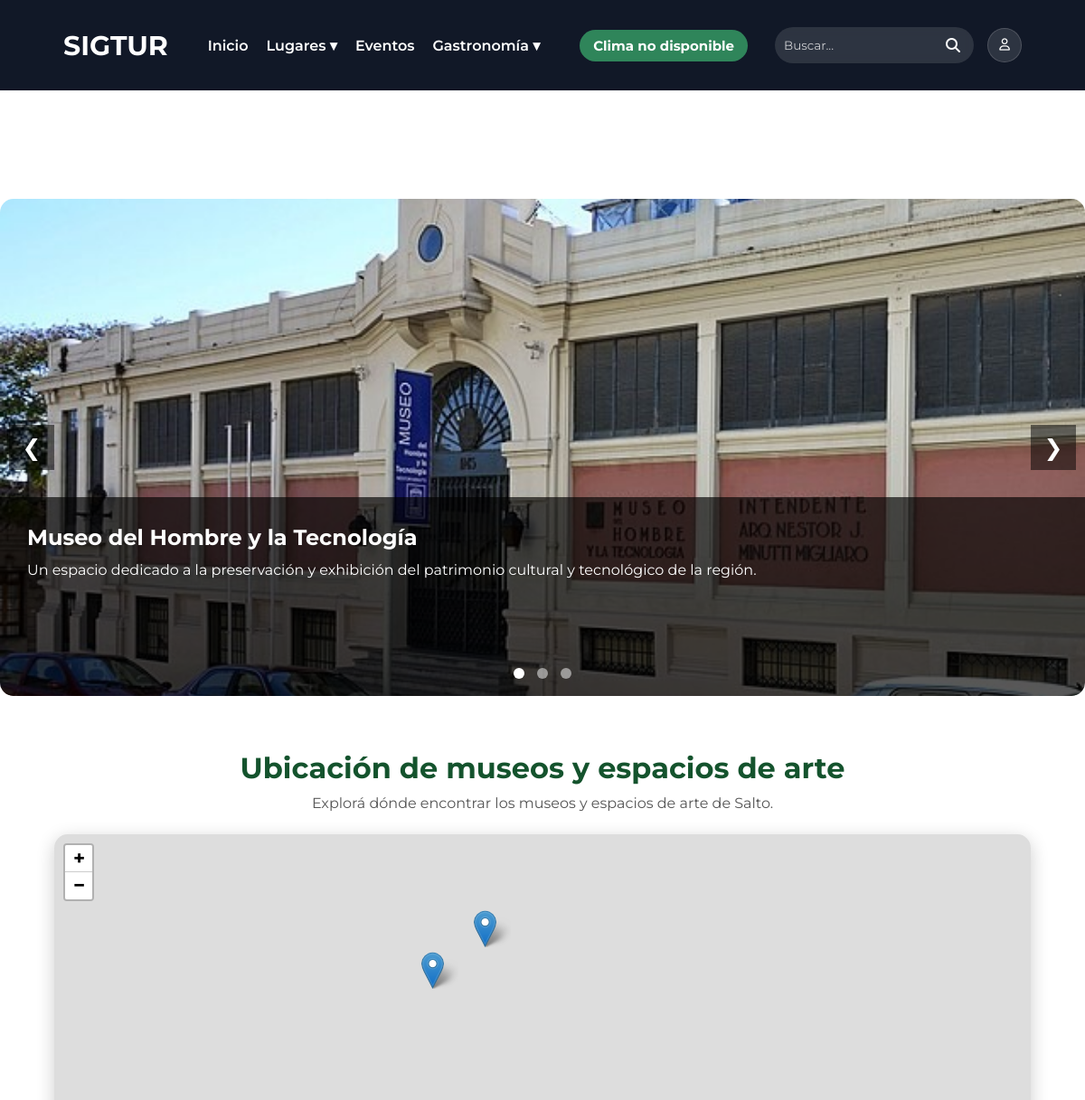
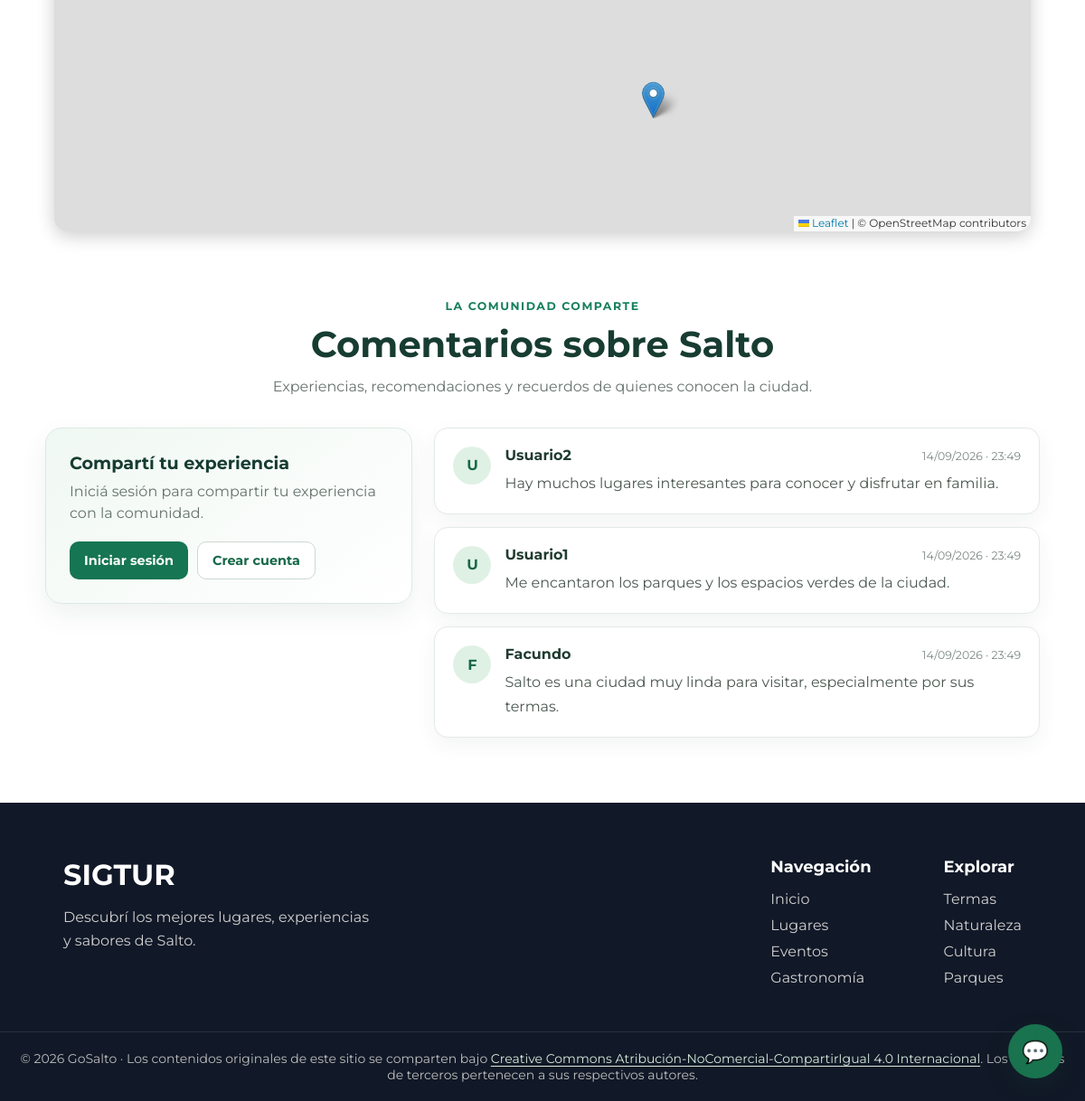
Screenshot of /pages/lugares/museos.php with the database file from the repository (2 pictures, top to bottom).
### tables this page shows
CREATE TABLE `lugar` (
  `ID_LUGAR` int(11) NOT NULL,
  `NOMBRE` varchar(150) NOT NULL,
  `DESCRIPCION` text DEFAULT NULL,
  `DIRECCION` varchar(200) NOT NULL,
  `IMAGEN` varchar(255) DEFAULT NULL,
  `LATITUD` decimal(10,7) DEFAULT NULL,
  `LONGITUD` decimal(10,7) DEFAULT NULL
);

CREATE TABLE `comentario` (
  `ID_COMENTARIO` int(11) NOT NULL,
  `ID_USUARIO` int(11) NOT NULL,
  `COMENTARIO` text NOT NULL,
  `FECHA` datetime DEFAULT current_timestamp()
);

CREATE TABLE `usuario` (
  `ID_USUARIO` int(11) NOT NULL,
  `ID_ROL` int(11) NOT NULL,
  `NOMBRE` varchar(100) NOT NULL,
  `CONTRASENA` varchar(255) NOT NULL,
  `CORREO` varchar(150) NOT NULL
);

### config/config.php (called while the page is built, shortened)
<?php
function url($ruta)
{
    return BASE_URL . $ruta;
}
?>

### pages/lugares/museos.php (the view, shortened to what this page needs)
<?php
require_once("../../conexion.php");
$sql = "SELECT
            LUGAR.ID_LUGAR,
            LUGAR.NOMBRE,
            LUGAR.DESCRIPCION,
            LUGAR.DIRECCION,
            LUGAR.IMAGEN
        FROM LUGAR
        INNER JOIN LUGAR_CATEGORIA
            ON LUGAR.ID_LUGAR = LUGAR_CATEGORIA.ID_LUGAR
        WHERE LUGAR_CATEGORIA.ID_CATEGORIA = 4";
$resultado = $conexion->query($sql);
?>
<!DOCTYPE html>
<html lang="es">
<head>
    <link rel="stylesheet" href="<?php echo '../../assets/css/var.css'; ?>">
    <link rel="stylesheet" href="<?php echo '../../assets/css/styles.css'; ?>">
    <link rel="stylesheet" href="<?php echo '../../assets/css/componentes.css'; ?>">
    <link rel="stylesheet" href="<?php echo '../../assets/css/style-secciones.css'; ?>">
    <link rel="stylesheet" href="<?php echo '../../assets/css/slider.css'; ?>">
    <link rel="stylesheet" href="<?php echo '../../assets/css/comments.css?v=3'; ?>">
    <link rel="stylesheet" href="https://cdnjs.cloudflare.com/ajax/libs/font-awesome/6.7.2/css/all.min.css">
    <?php include("../../includes/mapa-head.php"); ?>
</head>
<body>
<main class="main-content pagina-interna">
<?php include("../../includes/navbar.php"); ?>
<section class="slider-container">
    <button class="slider-btn prev">&#10094;</button>
    <?php $primero = true; ?>
    <?php while ($museo = $resultado->fetch_assoc()) { ?>
        <div class="slide <?php echo $primero ? 'active' : ''; ?>">
            <img
                src="../../<?php echo $museo['IMAGEN']; ?>"
                alt="<?php echo $museo['NOMBRE']; ?>"
            >
            <div class="slide-info">
                <h2>
                    <?php echo $museo['NOMBRE']; ?>
                </h2>
                <p>
                    <?php echo $museo['DESCRIPCION']; ?>
                </p>
            </div>
        </div>
        <?php $primero = false; ?>
    <?php } ?>
    <button class="slider-btn next">&#10095;</button>
    <div class="slider-dots">
        <span class="dot active"></span>
        <span class="dot"></span>
        <span class="dot"></span>
    </div>
</section>
<?php include("../../includes/mapa-categoria.php"); ?>
<?php include("../../includes/comments.php"); ?>
</main>
<?php include("../../includes/footer.php"); ?>
<?php include("../../includes/chat-widget.php"); ?>
</body>
</html>

### includes/comments.php (shortened to what this page needs)
<?php
require_once(__DIR__ . "/../conexion.php");
require_once(__DIR__ . "/../config/config.php");
try {
    $resultadoComentarios = $conexion->query(
        "SELECT COMENTARIO.COMENTARIO, USUARIO.NOMBRE, COMENTARIO.FECHA
         FROM COMENTARIO
         INNER JOIN USUARIO ON COMENTARIO.ID_USUARIO = USUARIO.ID_USUARIO
         ORDER BY COMENTARIO.ID_COMENTARIO DESC"
    );
} catch (mysqli_sql_exception $error) {
    error_log("No se pudieron cargar los comentarios: " . $error->getMessage());
    $resultadoComentarios = false;
}
?>
<section class="comentarios" id="comentarios">
    <header class="comentarios-header">
        <span class="comentarios-etiqueta">La comunidad comparte</span>
        <h2>Comentarios sobre Salto</h2>
        <p>Experiencias, recomendaciones y recuerdos de quienes conocen la ciudad.</p>
    </header>
    <div class="comentarios-contenido">
        <div class="comentario-formulario">
            <h3>Compartí tu experiencia</h3>
            <?php if (isset($_SESSION['id_usuario'])) { ?>
                <p class="comentario-sesion">
                    Publicando como <strong><?= htmlspecialchars($_SESSION['nombre'] ?? 'Usuario', ENT_QUOTES, 'UTF-8') ?></strong>
                </p>
                <form action="<?= htmlspecialchars(url('pages/guardar_comentario.php'), ENT_QUOTES, 'UTF-8') ?>" method="POST">
                    <input type="hidden" name="csrf_token" value="<?= htmlspecialchars($_SESSION['csrf_comentario'], ENT_QUOTES, 'UTF-8') ?>">
                    <input type="hidden" name="return_to" value="<?= htmlspecialchars($_SERVER['REQUEST_URI'] ?? '/', ENT_QUOTES, 'UTF-8') ?>">
                    <label for="texto-comentario">Tu comentario</label>
                    <textarea
                        id="texto-comentario"
                        name="comentario"
                        maxlength="2000"
                        rows="5"
                        placeholder="¿Qué te gustó de Salto? Compartí tu recomendación..."
                        required
                    ></textarea>
                    <div class="comentario-formulario-pie">
                        <small>Hasta 2000 caracteres</small>
                        <button type="submit">Publicar comentario</button>
                    </div>
                </form>
            <?php } else { ?>
                <p>Iniciá sesión para compartir tu experiencia con la comunidad.</p>
                <div class="comentario-acceso">
                    <a href="<?= htmlspecialchars(url('pages/login.php'), ENT_QUOTES, 'UTF-8') ?>">Iniciar sesión</a>
                    <a href="<?= htmlspecialchars(url('pages/register.php'), ENT_QUOTES, 'UTF-8') ?>">Crear cuenta</a>
                </div>
            <?php } ?>
        </div>
        <div class="comentarios-lista">
            <?php if ($resultadoComentarios === false) { ?>
                <p class="comentarios-vacio">No se pudieron cargar los comentarios en este momento. Intentá nuevamente más tarde.</p>
            <?php } elseif ($resultadoComentarios->num_rows === 0) { ?>
                <p class="comentarios-vacio">Todavía no hay comentarios. ¡Sé la primera persona en compartir su experiencia!</p>
            <?php } else { ?>
                <?php while ($comentario = $resultadoComentarios->fetch_assoc()) { ?>
                    <article class="comentario">
                        <div class="comentario-avatar" aria-hidden="true">
                            <?= htmlspecialchars(mb_strtoupper(mb_substr($comentario['NOMBRE'], 0, 1, 'UTF-8'), 'UTF-8'), ENT_QUOTES, 'UTF-8') ?>
                        </div>
                        <div class="comentario-detalle">
                            <div class="comentario-meta">
                                <h3><?= htmlspecialchars($comentario['NOMBRE'], ENT_QUOTES, 'UTF-8') ?></h3>
                                <time datetime="<?= htmlspecialchars($comentario['FECHA'], ENT_QUOTES, 'UTF-8') ?>">
                                    <?= htmlspecialchars(date('d/m/Y · H:i', strtotime($comentario['FECHA'])), ENT_QUOTES, 'UTF-8') ?>
                                </time>
                            </div>
                            <p><?= nl2br(htmlspecialchars($comentario['COMENTARIO'], ENT_QUOTES, 'UTF-8')) ?></p>
                        </div>
                    </article>
                <?php } ?>
            <?php } ?>
        </div>
    </div>
</section>

### assets/css/var.css (style rules this page uses)
:root { --fuente: 'Montserrat', sans-serif; --color-principal: rgb(255, 255, 255); --color-secundario : #f5f5f5; --color-principal-texto: rgb(0, 0, 0); --color-secundario-texto : #555; --color-redes: #333; --tamaño-principal-h1: 30px; --tamaño-principal-fuente: 15px; }

### assets/css/styles.css (style rules this page uses)
* { margin: 0; padding: 0; box-sizing: border-box; font-family: var(--fuente); }
html, body { width: 100%; min-height: 100%; scroll-behavior: smooth; }
body { display: flex; flex-direction: column; min-height: 100vh; }
main { flex: 1; }
.pagina-interna { padding-top:100px; flex:1; }

### assets/css/componentes.css (style rules this page uses)
.slider-container { position: relative; max-width: 1200px; height: 550px; margin: 120px auto 40px auto; overflow: hidden; border-radius: 15px; }
.slide { display: none; width: 100%; height: 100%; position: relative; }
.slide.active { display: block; }
.slide img { width: 100%; height: 100%; object-fit: cover; }
.slide-info { position: absolute; bottom: 0; left: 0; width: 100%; height: 40%; background: rgba(0,0,0,0.65); color: white; padding: 30px; box-sizing: border-box; }
.slide-info h2 { margin-bottom: 10px; }
.slide-info p { line-height: 1.5; }
.slider-btn { position: absolute; top: 50%; transform: translateY(-50%); background: rgba(0,0,0,0.5); color: white; border: none; width: 50px; height: 50px; cursor: pointer; font-size: 25px; z-index: 100; }
.prev { left: 10px; }
.next { right: 10px; }
.slider-dots { position: absolute; bottom: 15px; width: 100%; text-align: center; z-index: 100; }
.dot { width: 12px; height: 12px; background: rgba(255,255,255,0.5); border-radius: 50%; display: inline-block; margin: 0 5px; cursor: pointer; }
.dot.active { background: white; }

### assets/css/slider.css (style rules this page uses)
.slider-container { position: relative; max-width: 1200px; height: 550px; margin: 120px auto 40px auto; overflow: hidden; border-radius: 15px; }
.slide { display: none; width: 100%; height: 100%; position: relative; }
.slide.active { display: block; }
.slide img { width: 100%; height: 100%; object-fit: cover; }
.slide-info { position: absolute; bottom: 0; left: 0; width: 100%; height: 40%; background: rgba(0,0,0,0.65); color: white; padding: 30px; box-sizing: border-box; }
.slide-info h2 { margin-bottom: 10px; }
.slide-info p { line-height: 1.5; }
.slider-btn { position: absolute; top: 50%; transform: translateY(-50%); background: rgba(0,0,0,0.5); color: white; border: none; width: 50px; height: 50px; cursor: pointer; font-size: 25px; z-index: 100; }
.prev { left: 10px; }
.next { right: 10px; }
.slider-dots { position: absolute; bottom: 15px; width: 100%; text-align: center; z-index: 100; }
.dot { width: 12px; height: 12px; background: rgba(255,255,255,0.5); border-radius: 50%; display: inline-block; margin: 0 5px; cursor: pointer; }
.dot.active { background: white; }

### rows the page displays
lugar: IMAGEN (picture), NOMBRE "Museo del Hombre y la Tecnología", DESCRIPCION "Un espacio dedicado a la preservación y exhibición del patrimonio cultural y tecnológico de la región."
comentario: ID_USUARIO.NOMBRE "U", ID_USUARIO.NOMBRE "Usuario2", FECHA "14/09/2026 · 23:49", COMENTARIO "Hay muchos lugares interesantes para conocer y disfrutar en familia."
comentario: ID_USUARIO.NOMBRE "U", ID_USUARIO.NOMBRE "Usuario1", FECHA "14/09/2026 · 23:49", COMENTARIO "Me encantaron los parques y los espacios verdes de la ciudad."
comentario: ID_USUARIO.NOMBRE "F", ID_USUARIO.NOMBRE "Facundo", FECHA "14/09/2026 · 23:49", COMENTARIO "Salto es una ciudad muy linda para visitar, especialmente por sus termas."

### other values shown
$tituloMapaSeguro "Ubicación de museos y espacios de arte"
$descripcionMapaSegura "Explorá dónde encontrar los museos y espacios de arte de Salto."
